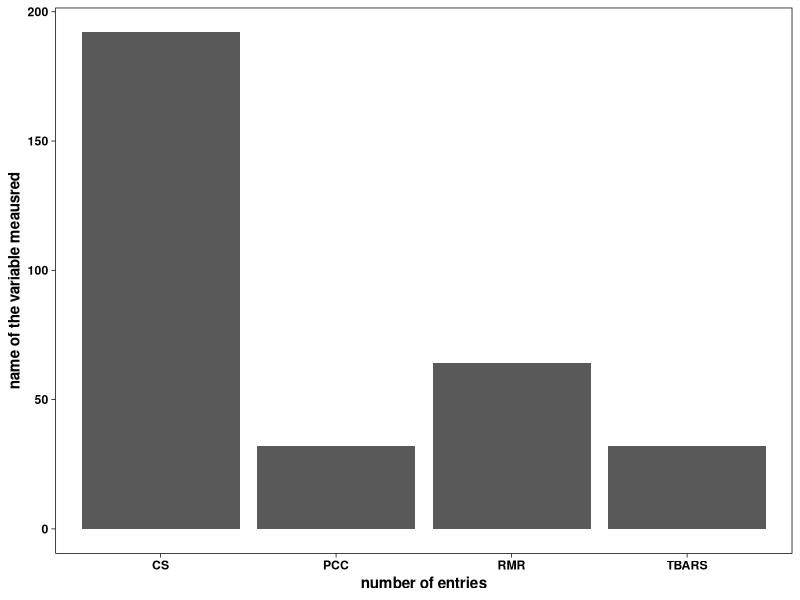

Recreate this plot in R. (Note: this script raises an error after producing the figure.)
library(tidyverse)
library(ggthemes)
theme_set(theme_linedraw() %+replace%
            theme(panel.grid.major = element_blank(), 
                  panel.grid.minor = element_blank(),
                  text = element_text(face = "bold"),
                  legend.background = element_rect(size = 0.5, colour = "black"),
                  strip.background = element_rect(
                    color="black", fill="gray88", size = 0.5),
                  strip.text.x = element_text (color = "black"),
                  strip.text.y = element_text (color = "black")))

masterdoc <- read.csv("TxS_masterfile.csv")

#check structure of variables
str(masterdoc)

#adjust certain variables to factors 
masterdoc[,c("AT", "AS", "TT", "day", "plate", "genotype")] <- lapply(masterdoc[,c("AT", "AS", "TT", "day", "plate", "genotype")], 
                                                          as.factor)
#check that it worked
str(masterdoc)

#plot number of entries per variable measured to check if data has been inputted correctly
ggplot(data = masterdoc, aes(x = var_name)) +
  geom_histogram(stat = "count") +
  ylab("name of the variable meausred") + 
  xlab("number of entries") 

#plot makes sense, CS values were not averaged before entering data into masterdoc, so there is a higher count

#subset values for one particular measure (CS) 
df_CS <- (masterdoc
          |> subset(var_name == "CS")
)

#check if there are values other than "CS" in var_name (this column was only kept for checking this)
print(unique(df_CS$var_name))

#CS measures are in triplicates -> get average values for each genotype at each test condition instead
#code adapted from class today
df_CS_avg <- (df_CS
  |> summarise(across(c(BSA, mass, var_measure),
                      mean),
               .by = c(AT,AS,TT,genotype,day,plate,var_name))
)

#helpful if i got rid of the above averaging step and compiled final results back in the masterfile
masterdoc_final <- (masterdoc
  |> subset (var_name != "CS")
  |> rbind(df_CS_avg)
)

#plot to check that things worked
#RMR and CS should have equal counts (because of two test temperatures per treatment group)
#PCC and TBARS should have equal counts (only one test temperature per treatment group)
ggplot(data = masterdoc_final, aes(x = var_name)) +
  geom_histogram(stat = "count") +
  ylab("name of the variable meausred") +
  xlab("number of entries") 

#plot makes sense!

#check structure of variables
str(masterdoc_final)

saveRDS(masterdoc_final, file = "masterdoc_final.rds")
